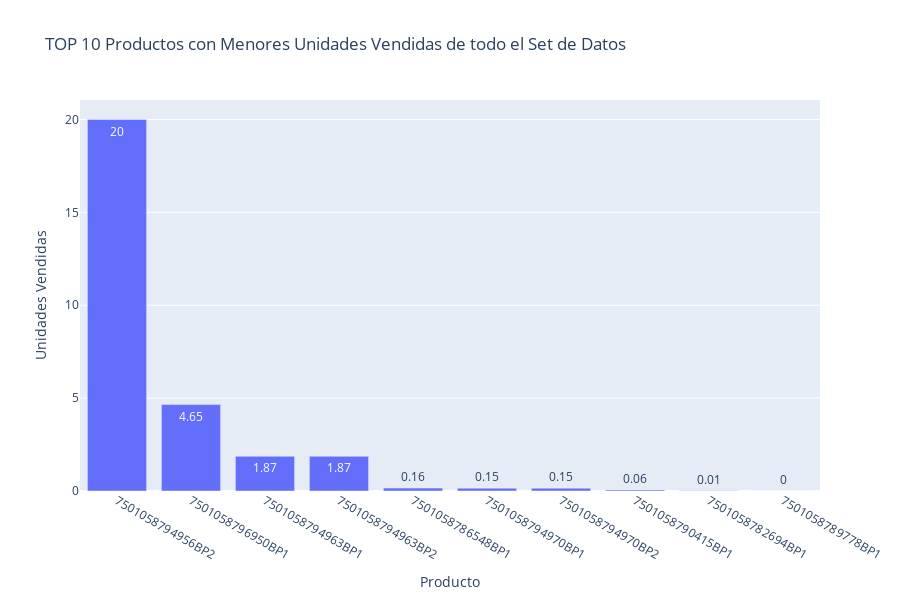

Notebook code cell kept with this figure:
### Code cell
fig = px.bar(
    dfProductSalesUnit.tail(10),
    x="ITEM_CODE",
    y="TOTAL_UNIT_SALES",
    title="TOP 10 Productos con Menores Unidades Vendidas de todo el Set de Datos",
    text=dfProductSalesUnit.tail(10)["TOTAL_UNIT_SALES"].round(2),
    height=600,
    labels={
        "ITEM_CODE": "Producto",
        "TOTAL_UNIT_SALES": "Unidades Vendidas"
    }
)
fig.show()

### Figure 1 — Plotly figure (JSON) as saved in the notebook; plotly's stock layout.template omitted (floating-point values rounded to 4 significant figures)
{"data": [{"hovertemplate": "Producto=%{x}<br>Unidades Vendidas=%{y}<br>text=%{text}<extra></extra>", "legendgroup": "", "marker": {"color": "#636efa", "pattern": {"shape": ""}}, "name": "", "orientation": "v", "showlegend": false, "text": [20.0, 4.65, 1.87, 1.87, 0.16, 0.15, 0.15, 0.06, 0.01, 0.0], "textposition": "auto", "type": "bar", "x": ["7501058794956BP2", "7501058796950BP1", "7501058794963BP1", "7501058794963BP2", "7501058786548BP1", "7501058794970BP1", "7501058794970BP2", "7501058790415BP1", "7501058782694BP1", "7501058789778BP1"], "xaxis": "x", "y": [20.0, 4.652, 1.868, 1.868, 0.156, 0.152, 0.152, 0.06, 0.014, 0.002], "yaxis": "y"}], "layout": {"barmode": "relative", "height": 600, "legend": {"tracegroupgap": 0}, "title": {"text": "TOP 10 Productos con Menores Unidades Vendidas de todo el Set de Datos"}, "xaxis": {"anchor": "y", "domain": [0, 1], "title": {"text": "Producto"}}, "yaxis": {"anchor": "x", "domain": [0, 1], "title": {"text": "Unidades Vendidas"}}}}
